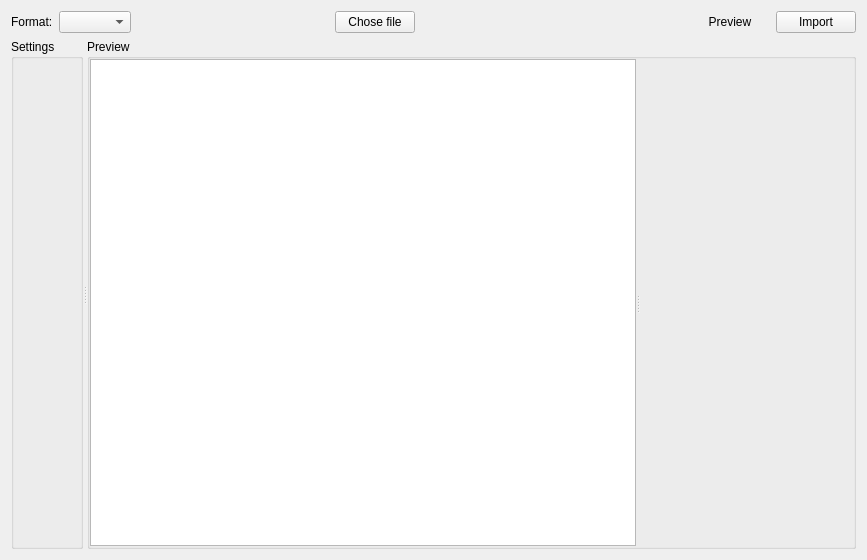
<?xml version="1.0" encoding="UTF-8"?>
<ui version="4.0">
 <class>importer</class>
 <widget class="QWidget" name="importer">
  <property name="geometry">
   <rect>
    <x>0</x>
    <y>0</y>
    <width>867</width>
    <height>560</height>
   </rect>
  </property>
  <property name="windowTitle">
   <string>Import</string>
  </property>
  <layout class="QVBoxLayout" name="verticalLayout">
   <item>
    <layout class="QHBoxLayout" name="horizontalLayout">
     <item>
      <widget class="QLabel" name="label">
       <property name="text">
        <string>Format:</string>
       </property>
      </widget>
     </item>
     <item>
      <widget class="QComboBox" name="cmbImporters"/>
     </item>
     <item>
      <spacer name="horizontalSpacer_2">
       <property name="orientation">
        <enum>Qt::Horizontal</enum>
       </property>
       <property name="sizeHint" stdset="0">
        <size>
         <width>40</width>
         <height>20</height>
        </size>
       </property>
      </spacer>
     </item>
     <item>
      <widget class="QPushButton" name="btnChoseFile">
       <property name="text">
        <string>Chose file</string>
       </property>
       <property name="icon">
        <iconset theme="document-import"/>
       </property>
      </widget>
     </item>
     <item>
      <widget class="QLabel" name="lblIcon">
       <property name="text">
        <string/>
       </property>
      </widget>
     </item>
     <item>
      <widget class="QLabel" name="lblFileName">
       <property name="font">
        <font>
         <weight>75</weight>
         <bold>true</bold>
        </font>
       </property>
       <property name="text">
        <string/>
       </property>
      </widget>
     </item>
     <item>
      <widget class="QPushButton" name="btnClearFileName">
       <property name="toolTip">
        <string>Clear file</string>
       </property>
       <property name="text">
        <string/>
       </property>
       <property name="icon">
        <iconset theme="edit-clear">
         <normaloff>../../../../../../../../../../.designer/backup</normaloff>../../../../../../../../../../.designer/backup</iconset>
       </property>
       <property name="flat">
        <bool>true</bool>
       </property>
      </widget>
     </item>
     <item>
      <spacer name="horizontalSpacer">
       <property name="orientation">
        <enum>Qt::Horizontal</enum>
       </property>
       <property name="sizeHint" stdset="0">
        <size>
         <width>40</width>
         <height>20</height>
        </size>
       </property>
      </spacer>
     </item>
     <item>
      <widget class="QPushButton" name="btnPreview">
       <property name="text">
        <string>Preview</string>
       </property>
       <property name="icon">
        <iconset theme="document-print-preview">
         <normaloff>../../../../../../../../../../.designer/backup</normaloff>../../../../../../../../../../.designer/backup</iconset>
       </property>
       <property name="flat">
        <bool>true</bool>
       </property>
      </widget>
     </item>
     <item>
      <widget class="QPushButton" name="btnImport">
       <property name="text">
        <string>Import</string>
       </property>
       <property name="icon">
        <iconset theme="document-import"/>
       </property>
      </widget>
     </item>
    </layout>
   </item>
   <item>
    <widget class="QSplitter" name="splitter">
     <property name="orientation">
      <enum>Qt::Horizontal</enum>
     </property>
     <property name="childrenCollapsible">
      <bool>false</bool>
     </property>
     <widget class="QGroupBox" name="grpSettings">
      <property name="title">
       <string>Settings</string>
      </property>
      <layout class="QVBoxLayout" name="verticalLayout_3">
       <property name="spacing">
        <number>0</number>
       </property>
       <property name="leftMargin">
        <number>0</number>
       </property>
       <property name="topMargin">
        <number>0</number>
       </property>
       <property name="rightMargin">
        <number>0</number>
       </property>
       <property name="bottomMargin">
        <number>0</number>
       </property>
      </layout>
     </widget>
     <widget class="QGroupBox" name="grpPreview">
      <property name="title">
       <string>Preview</string>
      </property>
      <layout class="QVBoxLayout" name="verticalLayout_2">
       <property name="spacing">
        <number>0</number>
       </property>
       <property name="leftMargin">
        <number>0</number>
       </property>
       <property name="topMargin">
        <number>0</number>
       </property>
       <property name="rightMargin">
        <number>0</number>
       </property>
       <property name="bottomMargin">
        <number>0</number>
       </property>
       <item>
        <widget class="QSplitter" name="previewSplitter">
         <property name="orientation">
          <enum>Qt::Horizontal</enum>
         </property>
         <widget class="QTreeView" name="tree">
          <property name="editTriggers">
           <set>QAbstractItemView::NoEditTriggers</set>
          </property>
          <property name="headerHidden">
           <bool>true</bool>
          </property>
         </widget>
         <widget class="editorWidget" name="editor" native="true"/>
        </widget>
       </item>
      </layout>
     </widget>
    </widget>
   </item>
  </layout>
 </widget>
 <customwidgets>
  <customwidget>
   <class>editorWidget</class>
   <extends>QWidget</extends>
   <header>manuskript.ui.editors.editorWidget.h</header>
   <container>1</container>
  </customwidget>
 </customwidgets>
 <resources/>
 <connections/>
</ui>
